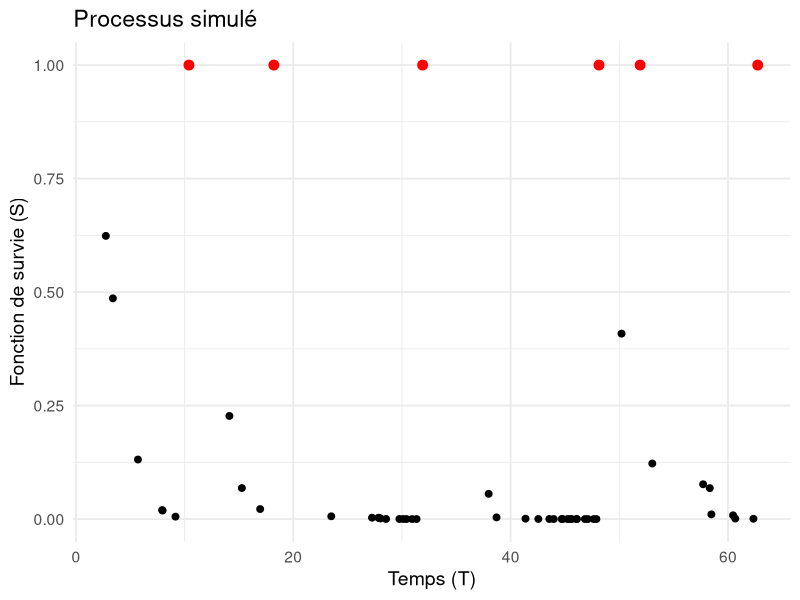
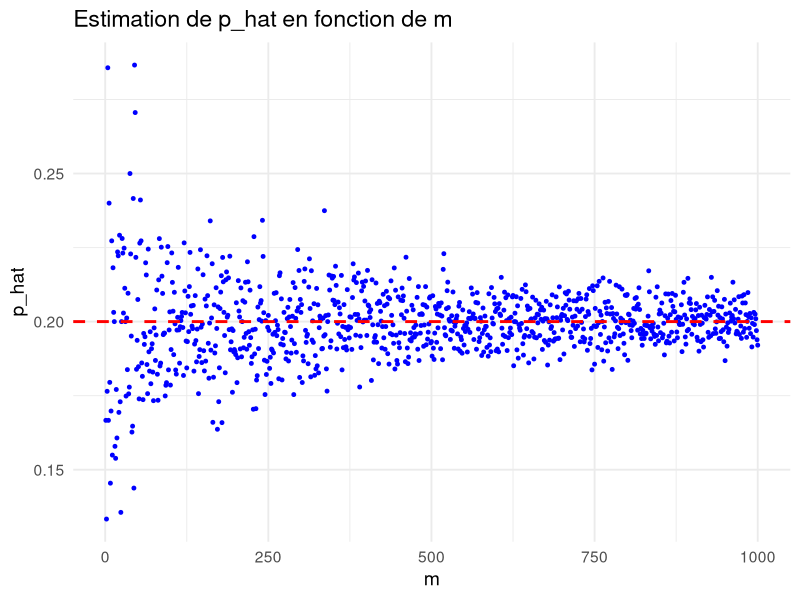
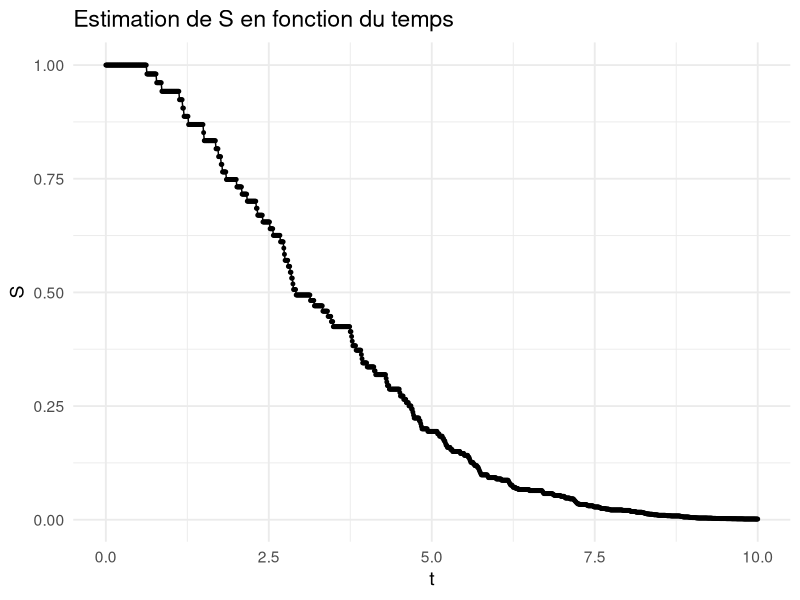
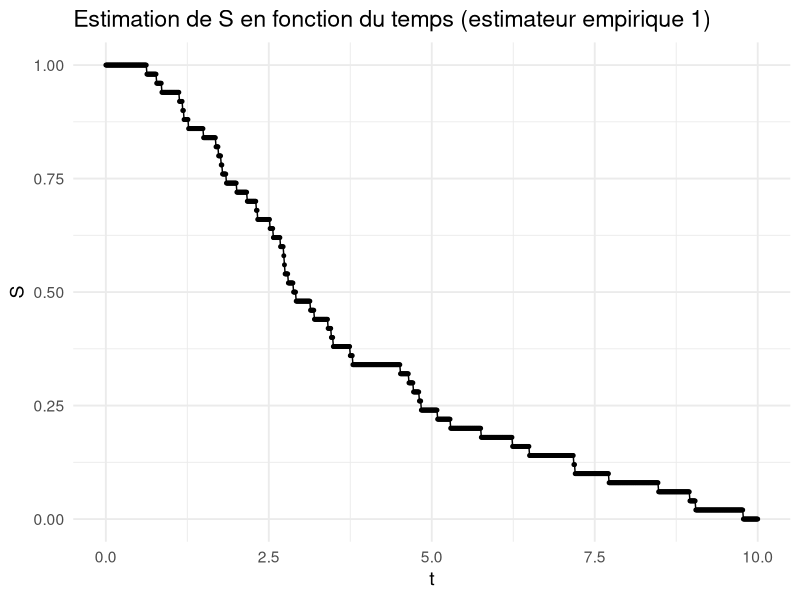
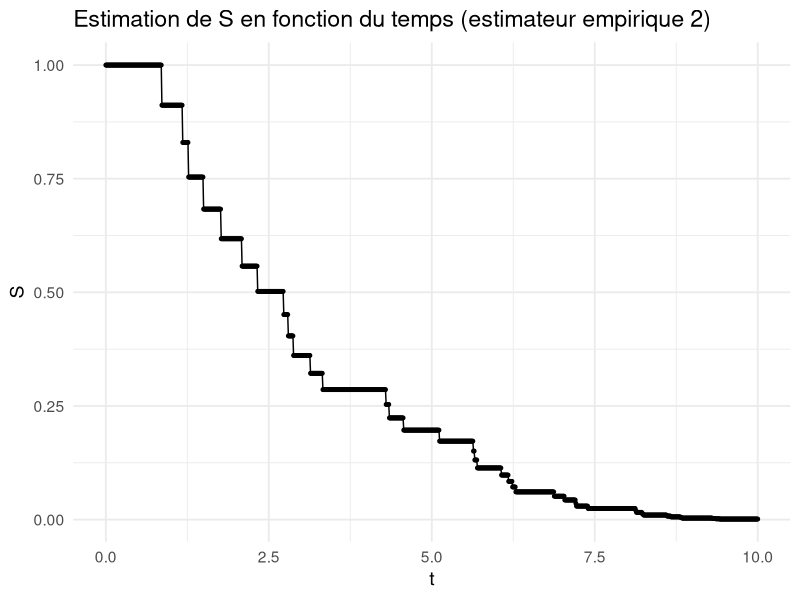
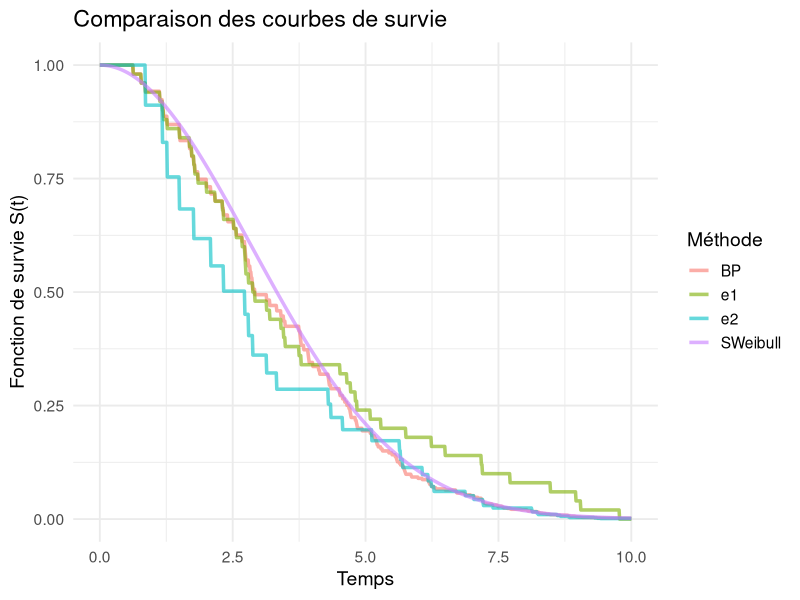
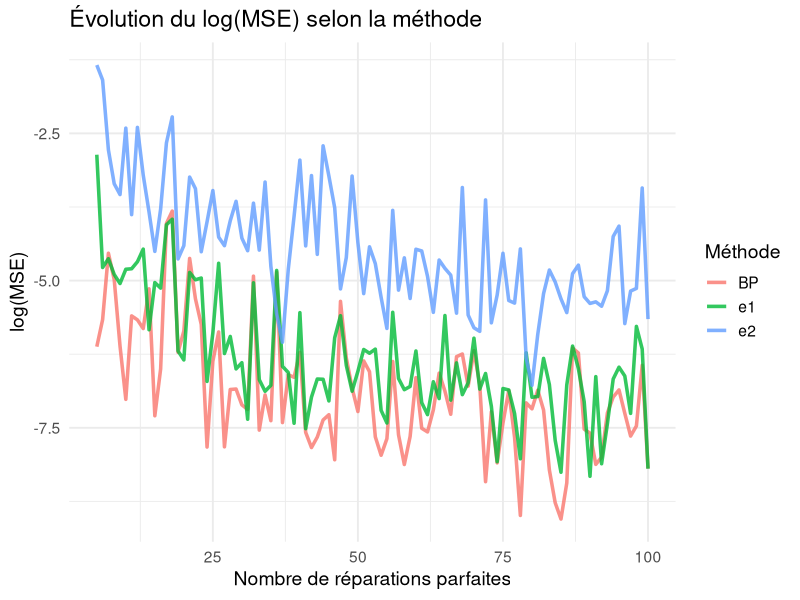
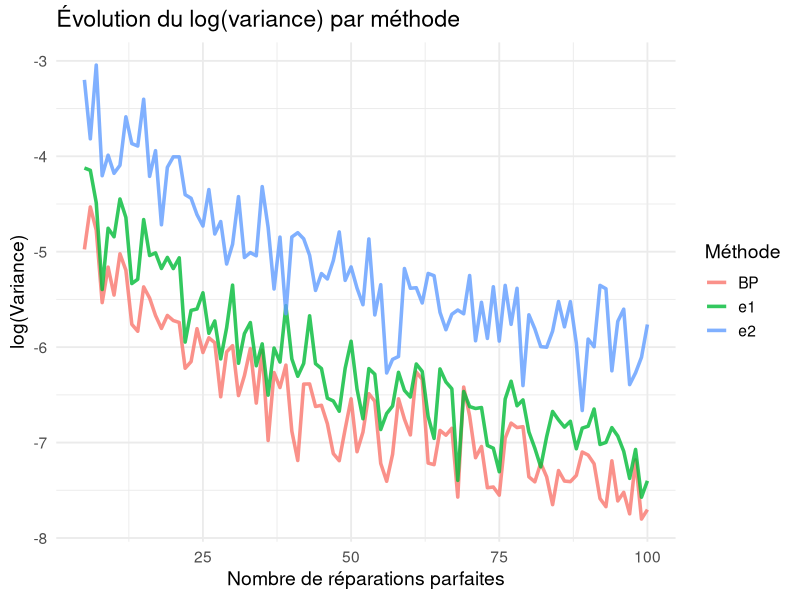

The R script that drew these images, in order:
## ---- chunk 1
knitr::opts_chunk$set(echo = TRUE)
## ---- chunk 2
library(ggplot2)
library(tidyr)
library(dplyr)
## ---- chunk 3
simulPPh1 <- function(k)
{
  return(cumsum(rexp(k, 1)))
}
## ---- chunk 4
invWeibull <- function(y, alpha=1, beta=2)
{
  return(alpha*y**(1/beta))
}
## ---- chunk 5
simulPPIWeibull <- function(m, alpha, beta, p)
{
  k <- rgeom(1, p)+1
  A_k = simulPPh1(k)
  T_k = c(invWeibull(A_k, alpha, beta))
  S_k = c(exp(-(head(T_k,-1)/alpha)**beta),1) 
  T_succes = c(tail(T_k,1)) #le temps où il ya la rep parfaite
  S_succes = c(tail(S_k,1)) #et sa valeur de fonction de survie associée
  for(i in 1:m-1)
  {
   k <- rgeom(1, p)+1
   A_k = simulPPh1(k)
   T_k_temp = c(invWeibull(A_k, alpha, beta))
   T_k = c(T_k, tail(T_k,1) + T_k_temp)
   S_k = c(S_k,exp(-(T_k_temp[-1]/alpha)**beta),1)
   T_succes = c(T_succes, tail(T_k,1))
   S_succes = c(S_succes, tail(S_k,1))
  }
  return(list(T = T_k,S=S_k, T_succes = T_succes,S_succes=S_succes))
}
## ---- chunk 6
m <- 5
p <- 0.2
result <- simulPPIWeibull(m, 4, 2, p)
print(result)

df_result <- data.frame(T = result$T, S = result$S)
df_succes <- data.frame(T = result$T_succes, S = result$S_succes)

ggplot(df_result, aes(x = T, y = S)) +
  geom_point(color = "black", size = 2) +          
  geom_point(data = df_succes, aes(x = T, y = S), color = "red", size = 3) +
  labs(title = "Processus simulé",
       x = "Temps (T)",
       y = "Fonction de survie (S)") +
  theme_minimal(base_size = 14)

## ---- chunk 7
MLE_P <- function(m,n)
{
  return(m/n)
}
## ---- chunk 8
p_hat <- c()
for (m in 1:1000) {
  process <- simulPPIWeibull(m, 1, 2, 0.2)
  p_hat <- c(p_hat, m / length(process$T))
}

df <- data.frame(m = 1:1000, p_hat = p_hat)

  ggplot(df, aes(x = m, y = p_hat)) +
    geom_point(color = "blue", size = 1) +       
    geom_hline(yintercept = 0.2, color = "red", linetype = "dashed", size = 1) +  
    labs(title = "Estimation de p_hat en fonction de m",
         x = "m",
         y = "p_hat") +
    theme_minimal(base_size = 14)

## ---- chunk 9
simulPPIWeibull2 <- function(m, alpha, beta, p)
{
  k <- rgeom(1, p)+1
  A_k = simulPPh1(k)
  T_k = c(invWeibull(A_k, alpha, beta))
  Z_k = c(rep(0,k-1),1)
  T_succes = tail(T_k,1)
  for(i in 1:m-1)
  {
   k <- rgeom(1, p)+1
   A_k = simulPPh1(k)
   T_k_temp = c(invWeibull(A_k, alpha, beta))
   T_k = c(T_k, tail(T_k,1) + T_k_temp)
   Z_k = c(Z_k,rep(0,k-1),1)
   T_succes = c(T_succes, tail(T_k,1))
  }
  return(list(T = T_k,Z=Z_k, T_succes = T_succes))
}
## ---- chunk 10
res<-simulPPIWeibull2(50,4,2,0.2)
Z<-res$Z
T<-res$T 
## ---- chunk 11
MLE_S <- function(T,Z)
{
  n<-length(Z)
  x <- c()
  last_perfect <- 0
  for (i in 1:n){
    x <- c(x,T[i]-last_perfect)
  if (Z[i]==1){
    last_perfect<-T[i]
  }
  }
  idx<-order(x)
  x_order<-x[idx]
  z_order<-Z[idx]
  phi_hat<-c()
  for (i in 1:(n-1)){
    k<-sum(z_order[i:(n-1)])
    phi_hat<-c(phi_hat,k/(k+1))
  }
  phi_hat<-c(phi_hat,0)
  return(list(x_order = x_order,phi_hat=phi_hat))
}
plot_MLE_S <-function(t,x_order,phi_hat) {
  x_order<-c(x_order,Inf)
  S_hat<-rep(1,length(t))
  # Inférieur au premier temps de panne
  count<-1
  while (t[count]<x_order[1]){
    count<-count+1
  }
  i<-1
  phi<-phi_hat[1]
  #Entre deux temps de pannes ou supérieur au dernier
  for (j in count:length(t)){
    if (t[j]>x_order[i+1]){
      phi<-phi*phi_hat[i]
      i<-i+1
    }
    S_hat[j]=phi
  }
  return(S_hat)
}
## ---- chunk 12
r<-MLE_S(T,Z)
t<-seq(0,10,0.01)
S_hatBP <- plot_MLE_S(t,r$x_order,r$phi_hat)
df <- data.frame(t = t, S_hat = S_hatBP)
ggplot(df, aes(x = t, y = S_hatBP)) +
  geom_point(color = "black", size = 1) +       
  geom_line()+
  labs(title = "Estimation de S en fonction du temps",
       x = "t",
       y = "S") +
  theme_minimal(base_size = 14)
## ---- chunk 13
MLE_emp_1 <- function(T,Z)
{
  n<-length(Z)
  delta_t <- c()
  last_perfect <- 0
  for (i in 1:(n-1)){
    if(Z[i]==1){
      delta_t <- c(delta_t,T[i+1]-T[i])
    }
  }
  idd<-order(delta_t)
  delta_t_ordered <- delta_t[idd]
  return(delta_t_ordered)
}

plot_MLE_emp_1 <- function(t, x)
{
  num_perfect <- length(x)
  x<-c(x,Inf)
  S_hat<-rep(1,length(t))
  # Inférieur au premier temps de panne
  count<-1
  while (t[count]<x[1]){
    S_hat[count] <- 1
    count<-count+1
  }
  i<-1
  S_hat[count]<-(num_perfect - 1)/num_perfect
  #Entre deux temps de pannes ou supérieur au dernier
  for (j in count:length(t)){
    if (t[j]>x[i+1]){
      i<-i+1
    }
    S_hat[j]=(num_perfect - i)/num_perfect
  }
  return(S_hat)
}
## ---- chunk 14
idd<-MLE_emp_1(T,Z)
idd
S_hat_e1 <- plot_MLE_emp_1(t,idd)
df <- data.frame(t = t, S_hat_e1 =S_hat_e1)
ggplot(df, aes(x = t, y =S_hat_e1)) +
  geom_point(color = "black", size = 1) +       
  geom_line()+
  labs(title = "Estimation de S en fonction du temps (estimateur empirique 1)",
       x = "t",
       y = "S") +
  theme_minimal(base_size = 14)
## ---- chunk 15
MLE_emp_2_c <- function(T,Z)
{
  n<-length(Z)
  perfects <- c()
  last_perfect <- 0
  for (i in 1:n){
    if(Z[i]==1){
      perfects <- c(perfects,T[i])
    }
  }
  inter_perfects <- c()
  inter_perfects <- c(perfects[1])
  for (i in 1:length(perfects)-1){
    inter_perfects <- c(inter_perfects, perfects[i+1] - perfects[i])
  }
  idd<-order(inter_perfects)
  inter_perfects_ordered <- inter_perfects[idd]
  return(inter_perfects_ordered)
}

plot_MLE_emp_2 <- function(t, ipo, Z)
{
  num_repairs <- length(Z)
  num_perfect <- length(ipo)
  ipo<-c(ipo,Inf)
  S_hat_y<-rep(1,length(t))
  # Inférieur au premier temps de panne
  count<-1
  while (t[count]<ipo[1]){
    S_hat_y[count] <- 1
    count<-count+1
  }
  i<-1
  S_hat_y[count]<-(num_perfect - 1)/num_perfect
  #Entre deux temps de pannes ou supérieur au dernier
  for (j in (count+1):length(t)){
    if (t[j]>ipo[i+1]){
      i<-i+1
    }
    S_hat_y[j]=(num_perfect - i)/num_perfect
  }
  
  S_hat <- (S_hat_y)**(num_repairs / num_perfect)
  
  return(S_hat)
}
## ---- chunk 16
ipo<-MLE_emp_2_c(T,Z)
ipo
S_hat_e2 <- plot_MLE_emp_2(t,ipo, Z)
df <- data.frame(t = t, S_hat_e2 =S_hat_e2)
ggplot(df, aes(x = t, y =S_hat_e2)) +
  geom_point(color = "black", size = 1) +       
  geom_line()+
  labs(title = "Estimation de S en fonction du temps (estimateur empirique 2)",
       x = "t",
       y = "S") +
  theme_minimal(base_size = 14)
## ---- chunk 17
SWeibull <- function(y, alpha=1, beta=2)
{
  return(exp(-(y/alpha)**beta))
}
## ---- chunk 18

df <- data.frame(
  t = t,
  SWeibull = SWeibull(t, 4, 2),
  BP = S_hatBP,
  e1 = S_hat_e1,
  e2 = S_hat_e2
)

df_long <- df %>%
  pivot_longer(cols = -t, names_to = "Méthode", values_to = "Survie")

# Plot
ggplot(df_long, aes(x = t, y = Survie, color = Méthode)) +
  geom_line(size = 1.2,alpha = 0.6) +
  labs(title = "Comparaison des courbes de survie",
       x = "Temps",
       y = "Fonction de survie S(t)",
       color = "Méthode") +
  theme_minimal(base_size = 14)

## ---- chunk 19
nrpm <- 100 # Nombre de réparations parfaites max
mse_BP <- c()
mse_e1 <- c()
mse_e2 <- c()
for (m in 5:nrpm){
  res<-simulPPIWeibull2(m,4,2,0.1)
  Z<-res$Z
  T<-res$T
  t<-seq(0,10,0.1*1/m)
  S_t <- SWeibull(t, 4,2)
  r<-MLE_S(T,Z)
  S_hatBP <- plot_MLE_S(t,r$x_order,r$phi_hat)
  idd<-MLE_emp_1(T,Z)
  S_hat_e1 <- plot_MLE_emp_1(t,idd)
  ipo<-MLE_emp_2_c(T,Z)
  S_hat_e2 <- plot_MLE_emp_2(t,ipo, Z)
  mse_BP <- c(mse_BP, sum((S_t - S_hatBP)**2)/length(S_t))
  mse_e1 <- c(mse_e1, sum((S_t - S_hat_e1)**2)/length(S_t))
  mse_e2 <- c(mse_e2, sum((S_t - S_hat_e2)**2)/length(S_t))
}
## ---- chunk 20

df_mse <- data.frame(
  m = seq(5,nrpm),
  BP = log(mse_BP),
  e1 = log(mse_e1),
  e2 = log(mse_e2)
)

df_mse_long <- df_mse %>%
  pivot_longer(cols = -m, names_to = "Méthode", values_to = "log_MSE")

ggplot(df_mse_long, aes(x = m, y = log_MSE, color = Méthode)) +
  geom_line(size = 1.2, alpha = 0.8) +
  labs(title = "Évolution du log(MSE) selon la méthode",
       x = "Nombre de réparations parfaites",
       y = "log(MSE)",
       color = "Méthode") +
  theme_minimal(base_size = 14)

## ---- chunk 21
nrpm <- 100 # Nombre de réparations parfaites max
niter <- 10
var_BP <- rep(0,nrpm)
var_e1 <- rep(0,nrpm)
var_e2 <- c(0,nrpm)
for (m in 5:nrpm){
  t<-seq(0,10,0.1*1/m)
  moy_BP <- rep(0,length(t))
  moy_e1 <- rep(0,length(t))
  moy_e2 <- rep(0,length(t))
  moy_BPs <- rep(0,length(t))
  moy_e1s <- rep(0,length(t))
  moy_e2s <- rep(0,length(t))
  for (i in 1:niter){
    res<-simulPPIWeibull2(m,4,2,0.2)
    Z<-res$Z
    T<-res$T # PAS COHERENT AVEC LA DEFINITION THEORIQUE DE T !
    r<-MLE_S(T,Z)
    S_hatBP <- plot_MLE_S(t,r$x_order,r$phi_hat)
    idd<-MLE_emp_1(T,Z)
    S_hat_e1 <- plot_MLE_emp_1(t,idd)
    ipo<-MLE_emp_2_c(T,Z)
    S_hat_e2 <- plot_MLE_emp_2(t,ipo, Z)
    moy_BP <- moy_BP + S_hatBP
    moy_e1 <- moy_e1 + S_hat_e1
    moy_e2 <- moy_e2 + S_hat_e2
    moy_BPs <- moy_BPs + S_hatBP**2
    moy_e1s <- moy_e1s + S_hat_e1**2
    moy_e2s <- moy_e2s + S_hat_e2**2
  }
  moy_BP <- moy_BP / niter
  moy_e1 <- moy_e1 / niter
  moy_e2 <- moy_e2 / niter
  moy_BPs <- moy_BPs / niter
  moy_e1s <- moy_e1s / niter
  moy_e2s <- moy_e2s / niter
  var_BP[m] <- sum(moy_BPs - moy_BP**2)/length(t)
  var_e1[m] <- sum(moy_e1s - moy_e1**2)/length(t)
  var_e2[m] <- sum(moy_e2s - moy_e2**2)/length(t)
}
## ---- chunk 22
df_var <- data.frame(
  m =  seq(5,nrpm),
  BP = log(var_BP[-(1:4)]),
  e1 = log(var_e1[-(1:4)]),
  e2 = log(var_e2[-(1:4)])
)

df_var_long <- df_var %>%
  pivot_longer(cols = -m, names_to = "Méthode", values_to = "logVar")

ggplot(df_var_long, aes(x = m, y = logVar, color = Méthode)) +
  geom_line(size = 1.2, alpha = 0.8) +
  labs(title = "Évolution du log(variance) par méthode",
       x = "Nombre de réparations parfaites",
       y = "log(Variance)",
       color = "Méthode") +
  theme_minimal(base_size = 14)

